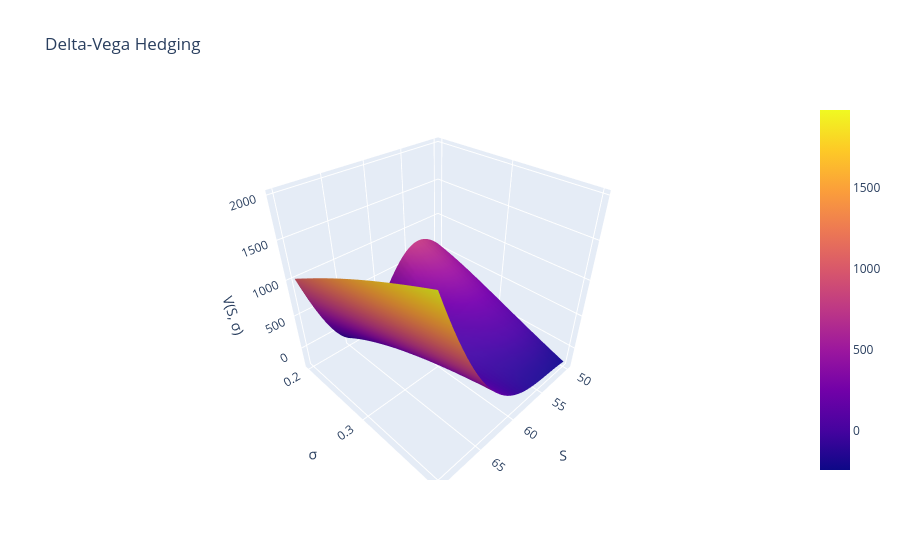

Notebook source saved alongside this figure:
### Code cell
import numpy as np
import plotly.graph_objects as go

stock_values = np.linspace(50, 70, 41)
sigma_values = np.linspace(0.20, 0.40, 21)

S_grid, sigma_grid = np.meshgrid(stock_values, sigma_values)

x, y, z, z_hat = 159.89, -7311.35, -1000, 1351.15
hedging_position = np.array([[portfolio_position(S, K1, K2, t1, t2, sigma, rf, typeOption, daysPassed, x, y, z, z_hat ) for S in stock_values] for sigma in sigma_values])

fig = go.Figure(
    data=[
        go.Surface(
        x=S_grid,
        y=sigma_grid,
        z=hedging_position
    )]
)

fig.update_layout(
    title="Delta-Vega Hedging",
    scene=dict(
        xaxis_title="S",
        yaxis_title="σ",
        zaxis_title="V(S, σ)"
    )
)

fig.show()

### Figure 1 — Plotly figure (JSON) as saved in the notebook; plotly's stock layout.template omitted (floating-point values rounded to 4 significant figures; data arrays with more than 128 entries replaced by an {"elided": "..."} marker saying what was removed)
{"data": [{"type": "surface", "x": {"elided": "21x41 float values"}, "y": {"elided": "21x41 float values"}, "z": {"elided": "21x41 float values"}}], "layout": {"scene": {"xaxis": {"title": {"text": "S"}}, "yaxis": {"title": {"text": "σ"}}, "zaxis": {"title": {"text": "V(S, σ)"}}}, "title": {"text": "Delta-Vega Hedging"}}}
